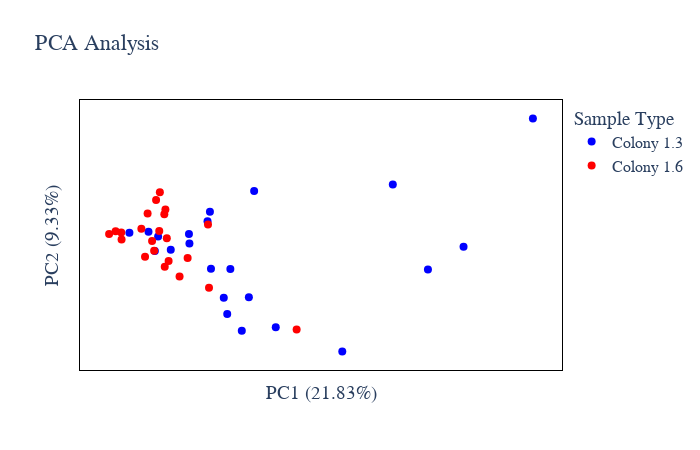

Notebook cell for this chart:
### Code cell
# Protein Abundance PCA plot
plot_options={
            "compare groups": ["Colony 1.3","Colony 1.6"],
            "title": "PCA Analysis",
            "color": ["blue", "red", "green", "black", "yellow", "purple",
                      "orange", "brown", "pink", "gray", "olive", "cyan"],
            "symbol": ['circle', 'circle', 'circle'],
            "marker_size": 8,
            "width": 700,
            "height": 450,
            "font": dict(size=16, family="Arial black"),
            "ylimits": [],
            "xlimits": []
        }
figure, _, _ =PCA_plots(data_obj, plot_options, saved_settings,username="10min_SC")
figure.show()

### Figure 1 — Plotly figure (JSON) as saved in the notebook; plotly's stock layout.template omitted (floating-point values rounded to 4 significant figures)
{"data": [{"hovertemplate": "%{text}<br>PC1: %{x} <br>PC2: %{y}", "legendgroup": "Colony 1.3", "marker": {"color": "blue", "size": 8, "symbol": "circle"}, "mode": "markers", "name": "Colony 1.3", "orientation": "v", "showlegend": true, "text": ["HeLa_ATG_KNO_Col1-3_10min_my_stage 0 H3_BH3_1_1855", "HeLa_ATG_KNO_Col1-3_10min_my_stage 0 H5_BH5_1_1861", "HeLa_ATG_KNO_Col1-3_10min_my_stage 0 H7_BH7_1_1867", "HeLa_ATG_KNO_Col1-3_10min_my_stage 0 I4_BI4_1_1871", "HeLa_ATG_KNO_Col1-3_10min_my_stage 0 I6_BI6_1_1873", "HeLa_ATG_KNO_Col1-3_10min_my_stage 0 J3_BJ3_1_1879", "HeLa_ATG_KNO_Col1-3_10min_my_stage 0 J5_BJ5_1_1883", "HeLa_ATG_KNO_Col1-3_10min_my_stage 0 J7_BJ7_1_1889", "HeLa_ATG_KNO_Col1-3_10min_my_stage 0 K4_BK4_1_1893", "HeLa_ATG_KNO_Col1-3_10min_my_stage 0 K6_BK6_1_1897", "HeLa_ATG_KNO_Col1-3_10min_my_stage 0 L5_BL5_1_1905", "HeLa_ATG_KNO_Col1-3_10min_my_stage 0 L7_BL7_1_1907", "HeLa_ATG_KNO_Col1-3_10min_my_stage 0 M4_BM4_1_1911", "HeLa_ATG_KNO_Col1-3_10min_my_stage 0 M6_BM6_1_1915", "HeLa_ATG_KNO_Col1-3_10min_my_stage 0 N5_BN5_1_1923", "HeLa_ATG_KNO_Col1-3_10min_my_stage 0 N7_BN7_1_1927", "HeLa_ATG_KNO_Col1-3_10min_my_stages 0 E5_BE5_1_1829", "HeLa_ATG_KNO_Col1-3_10min_my_stages 0 E7_BE7_1_1833", "HeLa_ATG_KNO_Col1-3_10min_my_stages 0 F4_BF4_1_1837", "HeLa_ATG_KNO_Col1-3_10min_my_stages 0 F6_BF6_1_1843", "HeLa_ATG_KNO_Col1-3_10min_my_stages 0 G3_BG3_1_1847", "HeLa_ATG_KNO_Col1-3_10min_my_stages 0 G5_BG5_1_1851"], "type": "scatter", "x": [-3.329, 4.273, -3.949, 14.11, 20.89, 8.572, 2.536, 0.01986, 0.08651, -2.512, 2.079, -3.539, -1.335, -5.184, 0.9149, 1.137, 11.84, 1.34, 2.877, 16.41, -0.1352, -1.305], "xaxis": "x", "y": [1.005, -7.179, 1.442, -1.979, 11.64, -9.366, -4.482, 3.239, -1.911, -0.1922, -7.502, -0.298, 1.239, 1.35, -4.521, -5.985, 5.694, -1.929, 5.104, 0.08592, 2.377, 0.376], "yaxis": "y"}, {"hovertemplate": "%{text}<br>PC1: %{x} <br>PC2: %{y}", "legendgroup": "Colony 1.6", "marker": {"color": "red", "size": 8, "symbol": "circle"}, "mode": "markers", "name": "Colony 1.6", "orientation": "v", "showlegend": true, "text": ["HeLa_ATG_KNO_Col1-6_10min_my_stage 0 H8_BH8_1_1857", "HeLa_ATG_KNO_Col1-6_10min_my_stage 0 H10_BH10_1_1859", "HeLa_ATG_KNO_Col1-6_10min_my_stage 0 H12_BH12_1_1863", "HeLa_ATG_KNO_Col1-6_10min_my_stage 0 I9_BI9_1_1869", "HeLa_ATG_KNO_Col1-6_10min_my_stage 0 I11_BI11_1_1875", "HeLa_ATG_KNO_Col1-6_10min_my_stage 0 J8_BJ8_1_1877", "HeLa_ATG_KNO_Col1-6_10min_my_stage 0 J12_BJ12_1_1887", "HeLa_ATG_KNO_Col1-6_10min_my_stage 0 K9_BK9_1_1891", "HeLa_ATG_KNO_Col1-6_10min_my_stage 0 K11_BK11_1_1895", "HeLa_ATG_KNO_Col1-6_10min_my_stage 0 L8_BL8_1_1899", "HeLa_ATG_KNO_Col1-6_10min_my_stage 0 L10_BL10_1_1903", "HeLa_ATG_KNO_Col1-6_10min_my_stage 0 L12_BL12_1_1909", "HeLa_ATG_KNO_Col1-6_10min_my_stage 0 M9_BM9_1_1913", "HeLa_ATG_KNO_Col1-6_10min_my_stage 0 M11_BM11_1_1917", "HeLa_ATG_KNO_Col1-6_10min_my_stage 0 N8_BN8_1_1919", "HeLa_ATG_KNO_Col1-6_10min_my_stage 0 N10_BN10_1_1925", "HeLa_ATG_KNO_Col1-6_10min_my_stage 0 N12_BN12_1_1929", "HeLa_ATG_KNO_Col1-6_10min_my_stages 0 E8_BE8_1_1825", "HeLa_ATG_KNO_Col1-6_10min_my_stages 0 E10_BE10_1_1827", "HeLa_ATG_KNO_Col1-6_10min_my_stages 0 F9_BF9_1_1839", "HeLa_ATG_KNO_Col1-6_10min_my_stages 0 F11_BF11_1_1845", "HeLa_ATG_KNO_Col1-6_10min_my_stages 0 G8_BG8_1_1849"], "type": "scatter", "x": [-4.008, -3.255, -0.1059, -1.422, -5.71, -5.689, 5.623, -6.496, -2.651, -3.585, -6.075, -4.174, -4.41, -1.943, -3.718, -2.9, -0.04007, -2.857, -3.216, -3.46, -2.767, -2.927], "xaxis": "x", "y": [3.066, 1.493, 2.089, -0.9319, 1.373, 0.7325, -7.371, 1.238, -1.195, -0.2798, 1.474, -0.8241, 1.703, -2.613, 0.5891, -1.714, -3.619, 3.428, 4.998, 4.287, 0.8519, 3.012], "yaxis": "y"}], "layout": {"font": {"family": "Arial black", "size": 16}, "height": 450, "legend": {"title": {"text": "Sample Type"}, "tracegroupgap": 0}, "paper_bgcolor": "rgba(255, 255, 255, 255)", "plot_bgcolor": "rgba(255, 255, 255, 255)", "title": {"text": "PCA Analysis"}, "width": 700, "xaxis": {"anchor": "y", "domain": [0, 1], "linecolor": "black", "mirror": true, "showticklabels": false, "title": {"text": "PC1 (21.83%)"}}, "yaxis": {"anchor": "x", "domain": [0, 1], "linecolor": "black", "mirror": true, "showticklabels": false, "title": {"text": "PC2 (9.33%)"}}}}
